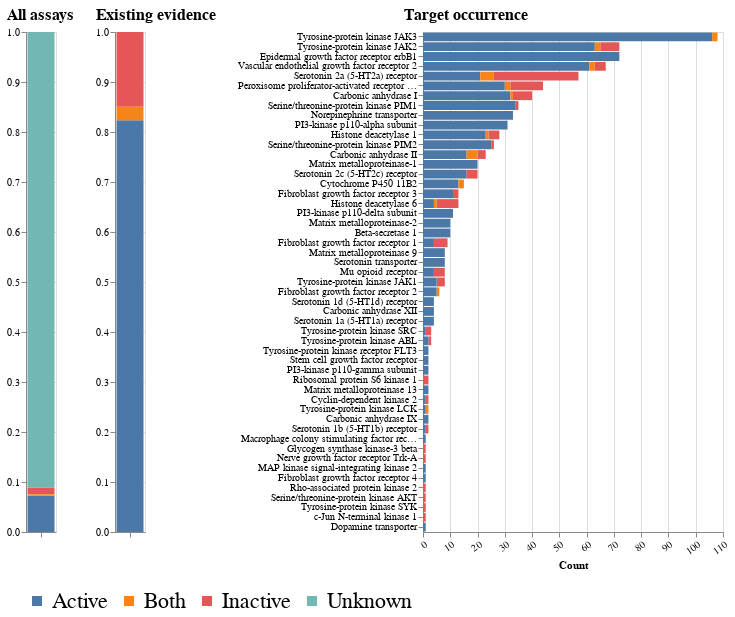

Write notebook code for a chart like this one.
### Code cell
chart_one = alt.Chart(df).transform_joinaggregate(
        Total='sum(number)'
    ).transform_calculate(PercentOfTotal="datum.number / datum.Total").mark_bar().encode(
    y=alt.Y('PercentOfTotal:Q', title='All assays'),#,sort='descending'),
    x=alt.X('results', title='',axis=alt.Axis(labels=False)),
    color=alt.Color('activity', title=''),
    order=alt.Order('activity', sort='ascending')
).properties(height=500, width=30)

chart_two = alt.Chart(df.iloc[:3]).transform_joinaggregate(
        Total='sum(number)'
    ).transform_calculate(PercentOfTotal="datum.number / datum.Total").mark_bar().encode(
    y=alt.Y('PercentOfTotal:Q', title='Existing evidence',),#,sort='descending'),
    x=alt.X('results', title='',axis=alt.Axis(labels=False)),
    color=alt.Color('activity', title=''),
    order=alt.Order('activity', sort='ascending')
).properties(height=500, width=30)








ch = alt.Chart(out_df).mark_bar()
ch = ch.encode(
    y = alt.Y('pref_name', sort='-x', title='Target occurrence'),
    x = alt.X('count()', title='Count'),
    color=alt.Color('activity'),
    order=alt.Order('activity', sort='ascending'),
).properties(height=500,width=300)


(chart_one|chart_two|ch
).configure_axisBottom(labelAngle=-35).configure_header(
    titleFontSize=40, 
    labelFontSize=40
).configure_axisY(
    titleAngle=0,
    titleAlign="left",
    titleY=-10,
    titleX=-20,
    titleFontSize=16,
).configure_legend(orient='bottom',labelFontSize=22)
#top right' is not one of ['none', 'left', 'right', 'top', 
#'bottom', 'top-left', 'top-right', 'bottom-left', 'bottom-right']

### Figure 1 — Vega-Lite specification as saved in the notebook (floating-point values rounded to 4 significant figures; data arrays with more than 128 entries replaced by an {"elided": "..."} marker saying what was removed)
{"config": {"view": {"continuousWidth": 400, "continuousHeight": 300}, "axisBottom": {"labelAngle": -35}, "axisY": {"titleAlign": "left", "titleAngle": 0, "titleFontSize": 16, "titleX": -20, "titleY": -10}, "header": {"labelFontSize": 40, "titleFontSize": 40}, "legend": {"labelFontSize": 22, "orient": "bottom"}}, "hconcat": [{"data": {"name": "data-270f2f84cc277046f1a71624871a9407"}, "mark": "bar", "encoding": {"color": {"type": "nominal", "field": "activity", "title": ""}, "order": {"type": "nominal", "field": "activity", "sort": "ascending"}, "x": {"type": "nominal", "axis": {"labels": false}, "field": "results", "title": ""}, "y": {"type": "quantitative", "field": "PercentOfTotal", "title": "All assays"}}, "height": 500, "transform": [{"joinaggregate": [{"op": "sum", "field": "number", "as": "Total"}]}, {"calculate": "datum.number / datum.Total", "as": "PercentOfTotal"}], "width": 30}, {"data": {"name": "data-4606dc7c100e5536387c38c27154d72b"}, "mark": "bar", "encoding": {"color": {"type": "nominal", "field": "activity", "title": ""}, "order": {"type": "nominal", "field": "activity", "sort": "ascending"}, "x": {"type": "nominal", "axis": {"labels": false}, "field": "results", "title": ""}, "y": {"type": "quantitative", "field": "PercentOfTotal", "title": "Existing evidence"}}, "height": 500, "transform": [{"joinaggregate": [{"op": "sum", "field": "number", "as": "Total"}]}, {"calculate": "datum.number / datum.Total", "as": "PercentOfTotal"}], "width": 30}, {"data": {"name": "data-9caa25bb138bcb5bfce196b0a4b3a6cc"}, "mark": "bar", "encoding": {"color": {"type": "nominal", "field": "activity"}, "order": {"type": "nominal", "field": "activity", "sort": "ascending"}, "x": {"type": "quantitative", "aggregate": "count", "title": "Count"}, "y": {"type": "nominal", "field": "pref_name", "sort": "-x", "title": "Target occurrence"}}, "height": 500, "width": 300}], "$schema": "https://vega.github.io/schema/vega-lite/v4.8.1.json", "datasets": {"data-270f2f84cc277046f1a71624871a9407": [{"results": "Results", "activity": "Active", "number": 732, "proportion": 0.07302}, {"results": "Results", "activity": "Inactive", "number": 133, "proportion": 0.01327}, {"results": "Results", "activity": "Both", "number": 24, "proportion": 0.002394}, {"results": "Results", "activity": "Unknown", "number": 9135, "proportion": 0.9113}], "data-4606dc7c100e5536387c38c27154d72b": [{"results": "Results", "activity": "Active", "number": 732, "proportion": 0.07302}, {"results": "Results", "activity": "Inactive", "number": 133, "proportion": 0.01327}, {"results": "Results", "activity": "Both", "number": 24, "proportion": 0.002394}], "data-9caa25bb138bcb5bfce196b0a4b3a6cc": {"elided": "841 records"}}}
